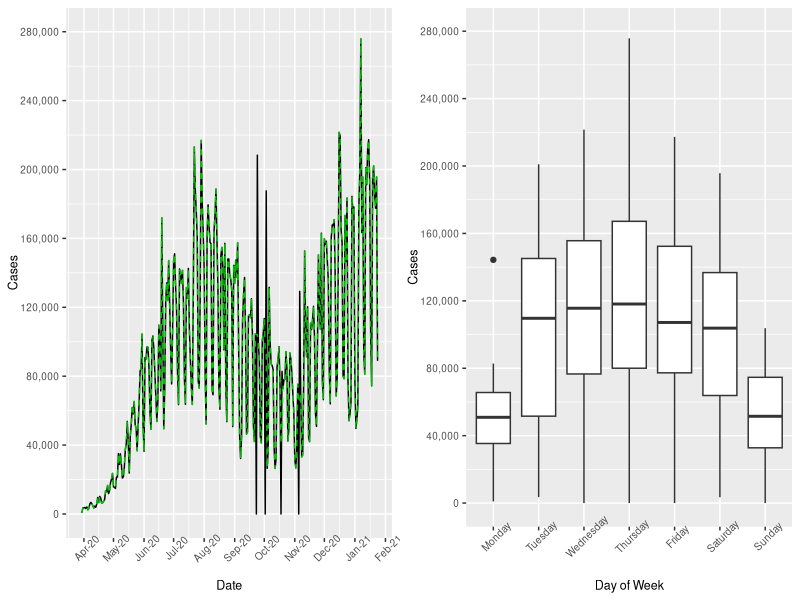
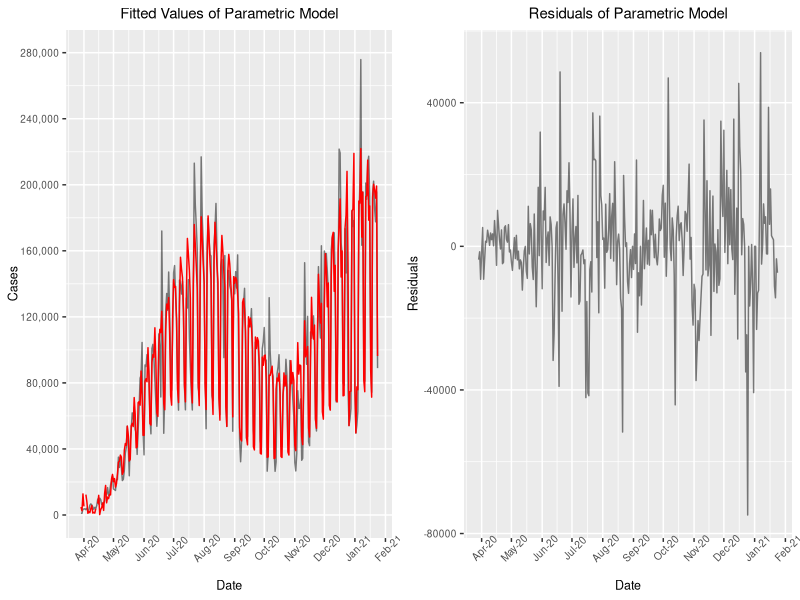
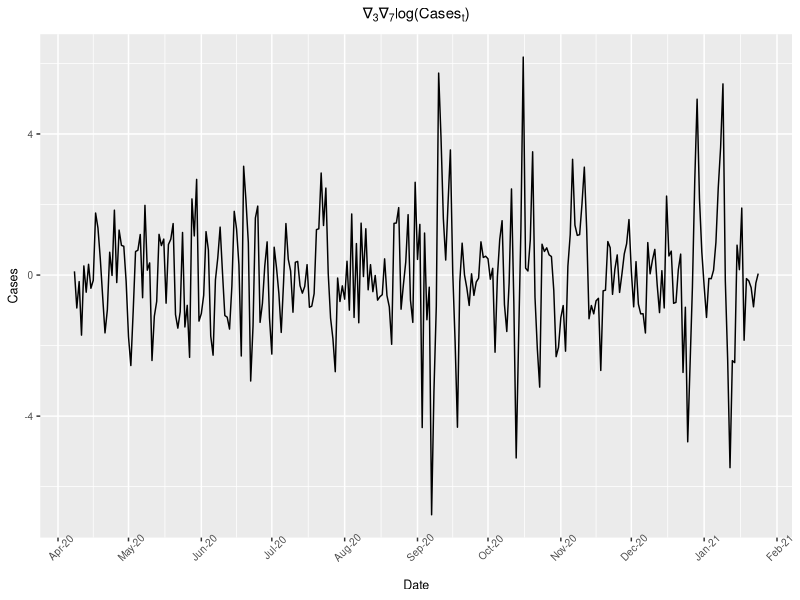

These charts were generated, in order, by the following R code:
## ---- chunk 1
knitr::opts_chunk$set(echo = TRUE)
library(ggplot2)
library(tidyverse)
library(ggpubr)
covid = read_csv("data_covid.csv") 
covid$date_time = as.Date(covid$date, format = "%m/%d/%y")
covid$t = covid$ID

problem_index = c(164, 280, 273, 279, 156, 287)
for (i in problem_index){
  indicator = (covid$t == i)
  covid[, ncol(covid) + 1] = indicator
  colnames(covid)[ncol(covid)] = paste("index", i,"_indicator", sep = "")
}


# average out the dates with zero
to_fix = c(179, 188, 204, 222)
covid$cases_fixed = covid$cases
for (i in to_fix){
  value = covid$cases_fixed[i+1] / 2
  covid$cases_fixed[i] = value
  covid$cases_fixed[i+1] = value
}

pgram = function(x) {
  m = floor(length(x)/2)
  magnitude = abs(fft(x)[1:m+1])^2/length(x)
  df = data.frame(index <- c(1:length(magnitude)), magnitude)
  ggplot(data = df, aes(x = index, y = magnitude)) + 
    geom_hline(yintercept=0) +
    geom_linerange(ymax = magnitude, ymin = 0) +
    theme(plot.title = element_text(hjust = 0.5), plot.caption = element_text(hjust = 0.5) )
}

time_case_plot = ggplot() + 
  scale_x_date(date_breaks = "months" , date_labels = "%b-%y") +
  scale_y_continuous(labels = scales::comma, limits = c(0,280000), breaks=seq(0,280000,40000)) +
  theme(plot.title = element_text(hjust = 0.5), 
        axis.text.x = element_text(angle = 45),
        text = element_text(size=9))+ 
   labs(x = "Date", y = "Cases")

## ---- chunk 2


# defining weekdays and creating weekend column
covid$dayofweek = ordered(weekdays(covid$date_time), levels=c("Monday", "Tuesday", "Wednesday", "Thursday", "Friday", "Saturday", "Sunday"))


# plotting main time series
plot1 = time_case_plot +
  geom_line(data = covid, aes(x = date_time, y = cases), color = "Black" ) + 
  geom_line(data = covid, aes(x = date_time, y = cases_fixed), color = "Green", size = .5, alpha = 0.75, linetype="dashed")

# plotting the weekday trends
plot2 = time_case_plot + 
  geom_line(data = covid, aes(x = date_time, y = cases, color = dayofweek)) 

# making a box and whisker plot of each of the weekdays 
plot3 = ggplot(covid, aes(x = dayofweek, y = cases)) + 
  geom_boxplot() +scale_y_continuous(labels = scales::comma, limits = c(0,280000), breaks=seq(0,280000,40000)) +
  labs(x = "Day of Week", y = "Cases") +
  theme(plot.title = element_text(hjust = 0.5), 
        axis.text.x = element_text(angle = 45),
        text = element_text(size=9))

ggarrange(plot1, plot3, ncol=2, nrow = 1)

## ---- chunk 3
# pgram(covid$cases_fixed) + 
#   geom_vline(xintercept = 2, color = "Red", linetype="dotted") +
#   geom_vline(xintercept = 43, color = "Red", linetype="dotted") +
#   geom_vline(xintercept = 86, color = "Red", linetype="dotted")
## ---- chunk 4
freq_ann = 2/302
model_para = lm(data = covid, cases_fixed ~
                  # big sinusoid 
                  (cos(2*pi*t*freq_ann) + sin(2*pi*t*freq_ann)) * (1 + I(t) + I(t^2)) 
                  
                # indicator for day of week 
                  + dayofweek * (1 + I(t) + I(t^2)) 
                  
                # day of week interaction with larger curve 
                  + dayofweek:(sin(2*pi*t*freq_ann) + cos(2*pi*t*freq_ann)) * (1 + I(t) + I(t^2)) 
                  
                # problem indicators
                  + index164_indicator
                  + index280_indicator 
                  + index273_indicator 
                  + index279_indicator 
                  + index156_indicator 
                  + index287_indicator 
                )
## ---- chunk 5

covid$para_fitted = model_para$fitted.values
covid$para_res = model_para$residuals


plot4 = time_case_plot + 
  geom_line(data = covid, aes(x = date_time, y = cases_fixed), color = "Black", alpha = 0.5) +
  geom_line(data = covid, aes(x = date_time, y = para_fitted), color = "Red", ) +
  labs(title = "Fitted Values of Parametric Model")

plot5 = ggplot() + 
  geom_line(data = covid, aes(x = date_time, y = para_res), color = "Black", alpha = 0.5) +
  scale_x_date(date_breaks = "months" , date_labels = "%b-%y") +
  theme(plot.title = element_text(hjust = 0.5), 
        axis.text.x = element_text(angle = 45),
        text = element_text(size=9)) +
  labs(x = "Date", y = "Residuals") +
  labs(title = "Residuals of Parametric Model")

ggarrange(plot4, plot5, ncol=2, nrow = 1)

## ---- chunk 6
vst_covid = covid$cases_fixed^.25
diff_covid = diff(diff(vst_covid, lag = 7), lag = 3)
plot6 = ggplot() + 
  geom_line(aes(x = covid$date_time[0:-10], y = diff_covid)) + 
  labs(title = expression(paste(nabla[3],nabla[7],"log(Cases"[t],")")), x = "Date", y = "Cases") + 
  scale_x_date(date_breaks = "months" , date_labels = "%b-%y") +
  theme(plot.title = element_text(hjust = 0.5), 
        axis.text.x = element_text(angle = 45),
        text = element_text(size=9))
plot6
